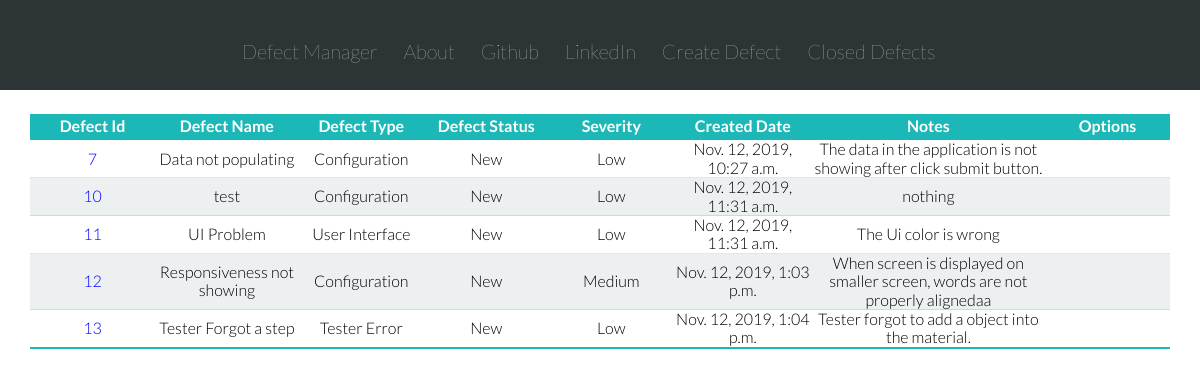
/, run on an earlier commit of the app's database.
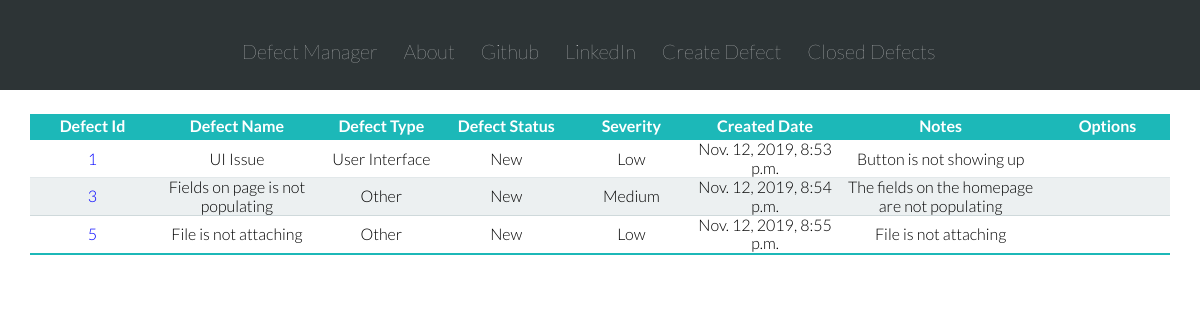
And on a later commit of the database.
### defect_manager_app/models.py (models this page shows, shortened)
class Defect(models.Model):
    DEFECT_STATUS_NEW = 'New'
    DEFECT_STATUS_OPEN = 'Open'
    DEFECT_STATUS_REJECTED = 'Rejected'
    DEFECT_STATUS_FIXED = 'Fixed'
    DEFECT_STATUS_CLOSE = 'Closed'
    DEFECT_STATUS_CHOICES = [
    (DEFECT_STATUS_NEW, 'New'),
    (DEFECT_STATUS_OPEN, 'Open'),
    (DEFECT_STATUS_REJECTED, 'Rejected'),
    (DEFECT_STATUS_FIXED, 'Fixed'),
    (DEFECT_STATUS_CLOSE, 'Closed'),
    ]
    DEFECT_TYPE_CONFIG = 'Configuration'
    DEFECT_TYPE_TESTERROR = 'Tester Error'
    DEFECT_TYPE_UI = 'User Interface'
    DEFECT_TYPE_OTHER = 'Other'
    DEFECT_TYPE_CHOICES = [
    (DEFECT_TYPE_CONFIG, 'Configuration'),
    (DEFECT_TYPE_TESTERROR, 'Tester Error'),
    (DEFECT_TYPE_UI, 'User Interface'),
    (DEFECT_TYPE_OTHER, 'OTHER'),
    ]
    DEFECT_SEVERITY_LOW = 'Low'
    DEFECT_SEVERITY_MEDIUM = 'Medium'
    DEFECT_SEVERITY_HIGH = 'High'
    DEFECT_SEVERITY_CHOICES = [
    (DEFECT_SEVERITY_LOW, 'Low'),
    (DEFECT_SEVERITY_MEDIUM, 'Medium'),
    (DEFECT_SEVERITY_HIGH, 'High'),
    ]
    author = models.CharField(max_length=256)
    defect_status = models.CharField(max_length=10,
                                    choices=DEFECT_STATUS_CHOICES,
                                    default=DEFECT_STATUS_NEW,
                                    )
    defect_type = models.CharField(max_length=64,
                                    choices=DEFECT_TYPE_CHOICES,
                                    default=DEFECT_TYPE_CONFIG,
                                    )
    severity = models.CharField(max_length=8,
                                choices=DEFECT_SEVERITY_CHOICES,
                                default='',
                                )
    name = models.CharField(max_length=200, default='')
    created_date = models.DateTimeField(default=timezone.now)
    close_date = models.DateTimeField(blank=True, null=True)
    notes = models.TextField()
    modified_date = models.DateTimeField(blank=True, null=True)

### defect_manager_app/views.py (the view)
# urls.py: path('', views.DefectListView.as_view(), name='defect_list'),
class DefectListView(ListView):
    model = Defect

### defect_manager_app/templates/defect_manager_app/defect_list.html (shortened to what this page needs)
{% extends 'defect_manager_app/base.html' %}
{% block content %}
<table class="defect-list-table row">
  <thead>
    <tr>
      <th>Defect Id</th>
      <th>Defect Name</th>
      <th>Defect Type</th>
      <th>Defect Status</th>
      <th>Severity</th>
      <th>Created Date</th>
      <th>Notes</th>
      <th>Options</th>
    </tr>
  </thead>
    {% for defect in defect_list %}
      {% if defect.defect_status != 'Closed' %}
      <tr>
        <td><a href="{% url 'defect_manager_app:defect_detail' pk=defect.pk%}">{{ defect.id }}</a></td>
        <td>{{ defect.name }}</td>
        <td>{{ defect.defect_type }}</td>
        <td>{{ defect.defect_status }}</td>
        <td>{{ defect.severity }}</td>
        <td>{{ defect.created_date }}</td>
        <td>{{ defect.notes }}</td>
        <td><a href="{% url 'defect_manager_app:delete_defect' pk=defect.pk %}"></a></td>
      </tr>
      {% endif %}
    {% endfor %}
</table>
{% endblock %}

What changed in the data, as far as the page shows it:
removed Defect: id "7", name "Data not populating", defect_type "Configuration", defect_status "New", severity "Low", created_date "Nov. 12, 2019, 10:27 a.m.", notes "The data in the application is not showing after click submit button."
removed Defect: id "10", name "test", defect_type "Configuration", defect_status "New", severity "Low", created_date "Nov. 12, 2019, 11:31 a.m.", notes "nothing"
removed Defect: id "11", name "UI Problem", defect_type "User Interface", defect_status "New", severity "Low", created_date "Nov. 12, 2019, 11:31 a.m.", notes "The Ui color is wrong"
removed Defect: id "12", name "Responsiveness not showing", defect_type "Configuration", defect_status "New", severity "Medium", created_date "Nov. 12, 2019, 1:03 p.m.", notes "When screen is displayed on smaller screen, words are not properly alignedaa"
removed Defect: id "13", name "Tester Forgot a step", defect_type "Tester Error", defect_status "New", severity "Low", created_date "Nov. 12, 2019, 1:04 p.m.", notes "Tester forgot to add a object into the material."
now on this page (row edited): Defect: id "1", name "UI Issue", defect_type "User Interface", defect_status "New", severity "Low", created_date "Nov. 12, 2019, 8:53 p.m.", notes "Button is not showing up"
added Defect: id "3", name "Fields on page is not populating", defect_type "Other", defect_status "New", severity "Medium", created_date "Nov. 12, 2019, 8:54 p.m.", notes "The fields on the homepage are not populating"
added Defect: id "5", name "File is not attaching", defect_type "Other", defect_status "New", severity "Low", created_date "Nov. 12, 2019, 8:55 p.m.", notes "File is not attaching"
